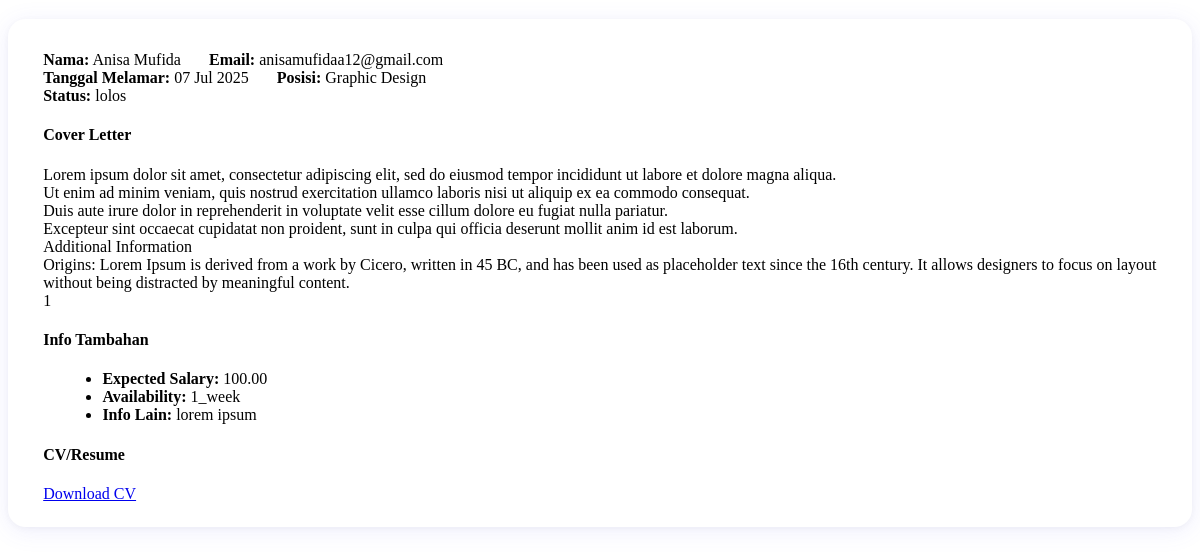
/src/pages/get-application-details.php?id=1 (signed in), run on the app's committed database.
### tables this page shows
CREATE TABLE `users` (
  `id` int(11) NOT NULL,
  `name` varchar(100) NOT NULL,
  `email` varchar(100) NOT NULL,
  `password` varchar(255) NOT NULL,
  `profile_picture` varchar(255) DEFAULT NULL,
  `bio` text DEFAULT NULL,
  `specializations` varchar(255) DEFAULT NULL,
  `linkedin_url` varchar(255) DEFAULT NULL,
  `instagram_url` varchar(255) DEFAULT NULL,
  `facebook_url` varchar(255) DEFAULT NULL,
  `twitter_url` varchar(255) DEFAULT NULL,
  `education` text DEFAULT NULL,
  `portfolio_url` varchar(255) DEFAULT NULL,
  `cv_url` varchar(255) DEFAULT NULL,
  `created_at` timestamp NOT NULL DEFAULT current_timestamp(),
  `bank_account` varchar(100) DEFAULT NULL,
  `bank_name` varchar(50) DEFAULT NULL
);

CREATE TABLE `applications` (
  `id` int(11) NOT NULL,
  `user_id` int(11) NOT NULL,
  `job_id` int(11) NOT NULL,
  `cover_letter` text DEFAULT NULL,
  `cv_file` varchar(255) DEFAULT NULL,
  `expected_salary` decimal(10,2) DEFAULT NULL,
  `availability` varchar(50) DEFAULT NULL,
  `additional_info` text DEFAULT NULL,
  `status` enum('menunggu','direview','terseleksi','interview','lolos','tidak_terseleksi','tidak_lolos') NOT NULL DEFAULT 'menunggu',
  `work_status` enum('not_started','in_progress','completed','reviewed','sudah_direview','waiting_worker_confirmation','paid') DEFAULT 'not_started',
  `applied_at` timestamp NOT NULL DEFAULT current_timestamp(),
  `updated_at` timestamp NOT NULL DEFAULT current_timestamp() ON UPDATE current_timestamp(),
  `payment_proof` varchar(255) DEFAULT NULL
);

CREATE TABLE `jobs` (
  `id` int(11) NOT NULL,
  `title` varchar(255) NOT NULL,
  `brief_description` varchar(200) DEFAULT NULL,
  `full_description` text DEFAULT NULL,
  `category` varchar(100) DEFAULT NULL,
  `location` varchar(100) DEFAULT NULL,
  `payment_type` varchar(50) DEFAULT NULL,
  `amount` decimal(15,2) DEFAULT NULL,
  `currency` varchar(10) DEFAULT NULL,
  `requirements` text DEFAULT NULL,
  `company_name` varchar(100) DEFAULT NULL,
  `company_email` varchar(100) DEFAULT NULL,
  `company_logo_url` varchar(255) DEFAULT NULL,
  `posted_by` int(11) DEFAULT NULL,
  `created_at` timestamp NOT NULL DEFAULT current_timestamp(),
  `status` enum('TERBUKA','TERTUTUP') NOT NULL DEFAULT 'TERBUKA'
);

### src/pages/get-application-details.php (the view, shortened to what this page needs)
<?php
require_once '../db/connection.php';
$app_id = intval($_GET['id']);
$app_query = mysqli_query($conn, "SELECT a.*, j.title as job_title, j.company_name, j.posted_by, j.id as job_id FROM applications a JOIN jobs j ON a.job_id = j.id WHERE a.id='$app_id'");
$app = mysqli_fetch_assoc($app_query);
echo '<div class="preview-lamaran-card">';
echo '<div class="lamaran-header">';
$user_query = mysqli_query($conn, "SELECT name, email FROM users WHERE id='".$app['user_id']."'");
$user = mysqli_fetch_assoc($user_query);
echo '<div class="pelamar-info"><i class="fa fa-user"></i> <b>Nama:</b> '.htmlspecialchars($user['name']).' <span style="margin-left:1.5rem;"><i class="fa fa-envelope"></i> <b>Email:</b> '.htmlspecialchars($user['email']).'</span></div>';
echo '<div class="lamaran-meta"><i class="fa fa-calendar"></i> <b>Tanggal Melamar:</b> '.date('d M Y', strtotime($app['applied_at'])).' <span style="margin-left:1.5rem;"><i class="fa fa-briefcase"></i> <b>Posisi:</b> '.htmlspecialchars($app['job_title']).'</span></div>';
echo '<div class="lamaran-status"><b>Status:</b> <span class="badge badge-status badge-'.htmlspecialchars($app['status']).'">'.htmlspecialchars($app['status']).'</span></div>';
echo '</div>';
if (!empty($app['cover_letter'])) {
    echo '<div class="lamaran-section"><h4><i class="fa fa-file-alt"></i> Cover Letter</h4><div class="lamaran-content">'.nl2br(htmlspecialchars($app['cover_letter'])).'</div></div>';
}
if (!empty($app['expected_salary']) || !empty($app['availability']) || !empty($app['additional_info'])) {
    echo '<div class="lamaran-section"><h4><i class="fa fa-info-circle"></i> Info Tambahan</h4><ul style="margin:0 0 0 1.2em;">';
    if (!empty($app['expected_salary'])) echo '<li><b>Expected Salary:</b> '.htmlspecialchars($app['expected_salary']).'</li>';
    if (!empty($app['availability'])) echo '<li><b>Availability:</b> '.htmlspecialchars($app['availability']).'</li>';
    if (!empty($app['additional_info'])) echo '<li><b>Info Lain:</b> '.nl2br(htmlspecialchars($app['additional_info'])).'</li>';
    echo '</ul></div>';
}
if (!empty($app['cv_file'])) {
    $cv_url = '../../'.$app['cv_file'];
    echo '<div class="lamaran-section"><h4><i class="fa fa-file-pdf"></i> CV/Resume</h4>';
    echo '<a href="'.$cv_url.'" class="btn btn-primary btn-xs" target="_blank" style="margin-top:0.5rem;"><i class="fa fa-download"></i> Download CV</a>';
    echo '</div>';
}
echo '</div>';
?>

### src/pages/get-application-details.php (style rules this page uses)
.preview-lamaran-card { background: #fff; border-radius: 1.1rem; box-shadow: 0 4px 24px rgba(99,102,241,0.10), 0 1.5px 6px rgba(0,0,0,0.04); padding: 2rem 2.2rem 1.5rem 2.2rem; margin: 1.2rem 0 1.5rem 0; position: relative; min-width: 260px; max-width: 98%; margin-left: auto; margin-right: auto; }

### data on the page
users: name "Anisa Mufida", email "anisamufidaa12@gmail.com"
applications: applied_at "07 Jul 2025", job.title "Graphic Design", status "lolos", cover_letter "Lorem ipsum dolor sit amet, consectetur adipiscing elit, sed do eiusmod tempor incididunt ut labore et dolore magna aliqua. Ut enim ad minim veniam, quis nostrud exercitation ullamco laboris nisi ut aliquip ex ea commodo consequat. Duis aute irure dolor in reprehenderit in voluptate velit esse cillum dolore eu fugiat nulla pariatur. Excepteur sint occaecat cupidatat non proident, sunt in culpa qui officia deserunt mollit anim id est laborum. Additional Information Origins: Lorem Ipsum is derived from a work by Cicero, written in 45 BC, and has been used as placeholder text since the 16th century. It allows designers to focus on layout without being distracted by meaningful content. 1", expected_salary "100.00", availability "1_week", additional_info "lorem ipsum"
